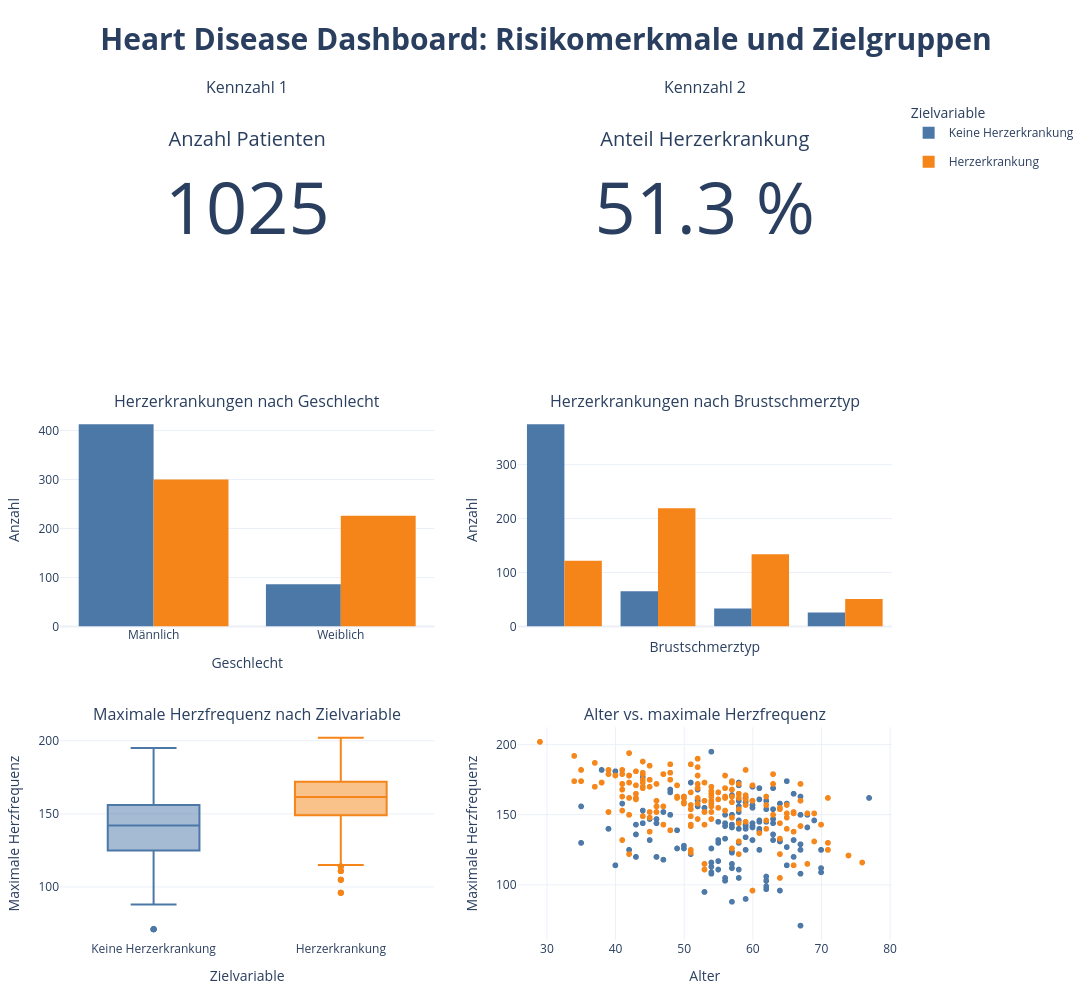

Notebook code cell kept with this figure:
### Markdown cell above
## Auswahl der Visualisierungen

Für das Dashboard wurden unterschiedliche Visualisierungsmöglichkeiten betrachtet. Ausgewählt wurden diejenigen Diagramme, die die erzählte Story am besten unterstützen.

Die Kennzahlen (KPIs) liefern zunächst einen schnellen Überblick über den Datensatz.

Das Balkendiagramm nach Geschlecht zeigt Unterschiede zwischen den Patientengruppen.

Die Darstellung des Brustschmerztyps wurde gewählt, da dieses Merkmal bereits im Entscheidungsbaum als besonders wichtig identifiziert wurde.

Der Boxplot der maximalen Herzfrequenz ermöglicht einen direkten Vergleich der Verteilungen zwischen den Zielklassen.

Der Scatterplot von Alter und maximaler Herzfrequenz zeigt mögliche Zusammenhänge zwischen zwei medizinisch relevanten Merkmalen.

### Code cell
color_map = {
    "Keine Herzerkrankung": "#4C78A8",
    "Herzerkrankung": "#F58518"
}

fig = make_subplots(
    rows=3,
    cols=2,
    specs=[
        [{"type": "indicator"}, {"type": "indicator"}],
        [{"type": "xy"}, {"type": "xy"}],
        [{"type": "xy"}, {"type": "xy"}]
    ],
    subplot_titles=(
        "Kennzahl 1",
        "Kennzahl 2",
        "Herzerkrankungen nach Geschlecht",
        "Herzerkrankungen nach Brustschmerztyp",
        "Maximale Herzfrequenz nach Zielvariable",
        "Alter vs. maximale Herzfrequenz"
    ),
    vertical_spacing=0.12,
    horizontal_spacing=0.10
)

# Kennzahl 1
fig.add_trace(
    go.Indicator(
        mode="number",
        value=num_patients,
        number={
            "font": {"size": 72}
        },
        title={
            "text": "<br><span style='font-size:20px'>Anzahl Patienten</span>"
        }
    ),
    row=1,
    col=1
)

# Kennzahl 2
fig.add_trace(
    go.Indicator(
        mode="number",
        value=heart_rate,
        number={
            "suffix": " %",
            "valueformat": ".1f",
            "font": {"size": 72}
        },
        title={
            "text": "<br><span style='font-size:20px'>Anteil Herzerkrankung</span>"
        }
    ),
    row=1,
    col=2
)

# Diagramm 1: Geschlecht
bar_sex = px.histogram(
    df_dashboard,
    x="sex_label",
    color="target_label",
    barmode="group",
    color_discrete_map=color_map
)

for i, trace in enumerate(bar_sex.data):
    trace.showlegend = True
    fig.add_trace(trace, row=2, col=1)

# Diagramm 2: Brustschmerztyp
bar_cp = px.histogram(
    df_dashboard,
    x="cp_label",
    color="target_label",
    barmode="group",
    color_discrete_map=color_map
)

for trace in bar_cp.data:
    trace.showlegend = False
    fig.add_trace(trace, row=2, col=2)

# Diagramm 3: maximale Herzfrequenz
box_hr = px.box(
    df_dashboard,
    x="target_label",
    y="thalach",
    color="target_label",
    color_discrete_map=color_map
)

for trace in box_hr.data:
    trace.showlegend = False
    fig.add_trace(trace, row=3, col=1)

# Diagramm 4: Alter vs. maximale Herzfrequenz
scatter_age_hr = px.scatter(
    df_dashboard,
    x="age",
    y="thalach",
    color="target_label",
    opacity=0.75,
    color_discrete_map=color_map
)

for trace in scatter_age_hr.data:
    trace.showlegend = False
    fig.add_trace(trace, row=3, col=2)

fig.update_layout(
    height=1000,
    width=1250,
    title={
    "text": "<b>Heart Disease Dashboard: Risikomerkmale und Zielgruppen</b>",
    "x": 0.5,
    "xanchor": "center",
    "font": {
        "size": 30
    }},
    legend_title_text="Zielvariable",
    template="plotly_white",
    margin=dict(t=100, b=60, l=60, r=40)
)

fig.update_xaxes(title_text="Geschlecht", row=2, col=1)
fig.update_yaxes(title_text="Anzahl", row=2, col=1)

fig.update_xaxes(title_text="Brustschmerztyp", row=2, col=2)
fig.update_yaxes(title_text="Anzahl", row=2, col=2)

fig.update_xaxes(title_text="Zielvariable", row=3, col=1)
fig.update_yaxes(title_text="Maximale Herzfrequenz", row=3, col=1)

fig.update_xaxes(title_text="Alter", row=3, col=2)
fig.update_yaxes(title_text="Maximale Herzfrequenz", row=3, col=2)

fig.show()

### Figure 1 — Plotly figure (JSON) as saved in the notebook; plotly's stock layout.template omitted (floating-point values rounded to 4 significant figures; data arrays with more than 128 entries replaced by an {"elided": "..."} marker saying what was removed)
{"data": [{"domain": {"x": [0, 0.45], "y": [0.7467, 1]}, "mode": "number", "number": {"font": {"size": 72}}, "title": {"text": "<br><span style='font-size:20px'>Anzahl Patienten</span>"}, "type": "indicator", "value": 1025}, {"domain": {"x": [0.55, 1], "y": [0.7467, 1]}, "mode": "number", "number": {"font": {"size": 72}, "suffix": " %", "valueformat": ".1f"}, "title": {"text": "<br><span style='font-size:20px'>Anteil Herzerkrankung</span>"}, "type": "indicator", "value": 51.32}, {"alignmentgroup": "True", "bingroup": "x", "hovertemplate": "target_label=Keine Herzerkrankung<br>sex_label=%{x}<br>count=%{y}<extra></extra>", "legendgroup": "Keine Herzerkrankung", "marker": {"color": "#4C78A8", "pattern": {"shape": ""}}, "name": "Keine Herzerkrankung", "offsetgroup": "Keine Herzerkrankung", "orientation": "v", "showlegend": true, "type": "histogram", "x": {"elided": "499 str values"}, "xaxis": "x", "yaxis": "y"}, {"alignmentgroup": "True", "bingroup": "x", "hovertemplate": "target_label=Herzerkrankung<br>sex_label=%{x}<br>count=%{y}<extra></extra>", "legendgroup": "Herzerkrankung", "marker": {"color": "#F58518", "pattern": {"shape": ""}}, "name": "Herzerkrankung", "offsetgroup": "Herzerkrankung", "orientation": "v", "showlegend": true, "type": "histogram", "x": {"elided": "526 str values"}, "xaxis": "x", "yaxis": "y"}, {"alignmentgroup": "True", "bingroup": "x", "hovertemplate": "target_label=Keine Herzerkrankung<br>cp_label=%{x}<br>count=%{y}<extra></extra>", "legendgroup": "Keine Herzerkrankung", "marker": {"color": "#4C78A8", "pattern": {"shape": ""}}, "name": "Keine Herzerkrankung", "offsetgroup": "Keine Herzerkrankung", "orientation": "v", "showlegend": false, "type": "histogram", "x": {"elided": "499 str values"}, "xaxis": "x2", "yaxis": "y2"}, {"alignmentgroup": "True", "bingroup": "x", "hovertemplate": "target_label=Herzerkrankung<br>cp_label=%{x}<br>count=%{y}<extra></extra>", "legendgroup": "Herzerkrankung", "marker": {"color": "#F58518", "pattern": {"shape": ""}}, "name": "Herzerkrankung", "offsetgroup": "Herzerkrankung", "orientation": "v", "showlegend": false, "type": "histogram", "x": {"elided": "526 str values"}, "xaxis": "x2", "yaxis": "y2"}, {"alignmentgroup": "True", "hovertemplate": "target_label=%{x}<br>thalach=%{y}<extra></extra>", "legendgroup": "Keine Herzerkrankung", "marker": {"color": "#4C78A8"}, "name": "Keine Herzerkrankung", "notched": false, "offsetgroup": "Keine Herzerkrankung", "orientation": "v", "showlegend": false, "type": "box", "x": {"elided": "499 str values"}, "x0": " ", "xaxis": "x3", "y": {"elided": "499 int values"}, "y0": " ", "yaxis": "y3"}, {"alignmentgroup": "True", "hovertemplate": "target_label=%{x}<br>thalach=%{y}<extra></extra>", "legendgroup": "Herzerkrankung", "marker": {"color": "#F58518"}, "name": "Herzerkrankung", "notched": false, "offsetgroup": "Herzerkrankung", "orientation": "v", "showlegend": false, "type": "box", "x": {"elided": "526 str values"}, "x0": " ", "xaxis": "x3", "y": {"elided": "526 int values"}, "y0": " ", "yaxis": "y3"}, {"hovertemplate": "target_label=Keine Herzerkrankung<br>age=%{x}<br>thalach=%{y}<extra></extra>", "legendgroup": "Keine Herzerkrankung", "marker": {"color": "#4C78A8", "opacity": 0.75, "symbol": "circle"}, "mode": "markers", "name": "Keine Herzerkrankung", "showlegend": false, "type": "scattergl", "x": {"elided": "499 int values"}, "xaxis": "x4", "y": {"elided": "499 int values"}, "yaxis": "y4"}, {"hovertemplate": "target_label=Herzerkrankung<br>age=%{x}<br>thalach=%{y}<extra></extra>", "legendgroup": "Herzerkrankung", "marker": {"color": "#F58518", "opacity": 0.75, "symbol": "circle"}, "mode": "markers", "name": "Herzerkrankung", "showlegend": false, "type": "scattergl", "x": {"elided": "526 int values"}, "xaxis": "x4", "y": {"elided": "526 int values"}, "yaxis": "y4"}], "layout": {"annotations": [{"font": {"size": 16}, "showarrow": false, "text": "Kennzahl 1", "x": 0.225, "xanchor": "center", "xref": "paper", "y": 1, "yanchor": "bottom", "yref": "paper"}, {"font": {"size": 16}, "showarrow": false, "text": "Kennzahl 2", "x": 0.775, "xanchor": "center", "xref": "paper", "y": 1, "yanchor": "bottom", "yref": "paper"}, {"font": {"size": 16}, "showarrow": false, "text": "Herzerkrankungen nach Geschlecht", "x": 0.225, "xanchor": "center", "xref": "paper", "y": 0.6267, "yanchor": "bottom", "yref": "paper"}, {"font": {"size": 16}, "showarrow": false, "text": "Herzerkrankungen nach Brustschmerztyp", "x": 0.775, "xanchor": "center", "xref": "paper", "y": 0.6267, "yanchor": "bottom", "yref": "paper"}, {"font": {"size": 16}, "showarrow": false, "text": "Maximale Herzfrequenz nach Zielvariable", "x": 0.225, "xanchor": "center", "xref": "paper", "y": 0.2533, "yanchor": "bottom", "yref": "paper"}, {"font": {"size": 16}, "showarrow": false, "text": "Alter vs. maximale Herzfrequenz", "x": 0.775, "xanchor": "center", "xref": "paper", "y": 0.2533, "yanchor": "bottom", "yref": "paper"}], "height": 1000, "legend": {"title": {"text": "Zielvariable"}}, "margin": {"b": 60, "l": 60, "r": 40, "t": 100}, "title": {"font": {"size": 30}, "text": "<b>Heart Disease Dashboard: Risikomerkmale und Zielgruppen</b>", "x": 0.5, "xanchor": "center"}, "width": 1250, "xaxis": {"anchor": "y", "domain": [0, 0.45], "title": {"text": "Geschlecht"}}, "xaxis2": {"anchor": "y2", "domain": [0.55, 1], "title": {"text": "Brustschmerztyp"}}, "xaxis3": {"anchor": "y3", "domain": [0, 0.45], "title": {"text": "Zielvariable"}}, "xaxis4": {"anchor": "y4", "domain": [0.55, 1], "title": {"text": "Alter"}}, "yaxis": {"anchor": "x", "domain": [0.3733, 0.6267], "title": {"text": "Anzahl"}}, "yaxis2": {"anchor": "x2", "domain": [0.3733, 0.6267], "title": {"text": "Anzahl"}}, "yaxis3": {"anchor": "x3", "domain": [0, 0.2533], "title": {"text": "Maximale Herzfrequenz"}}, "yaxis4": {"anchor": "x4", "domain": [0, 0.2533], "title": {"text": "Maximale Herzfrequenz"}}}}
